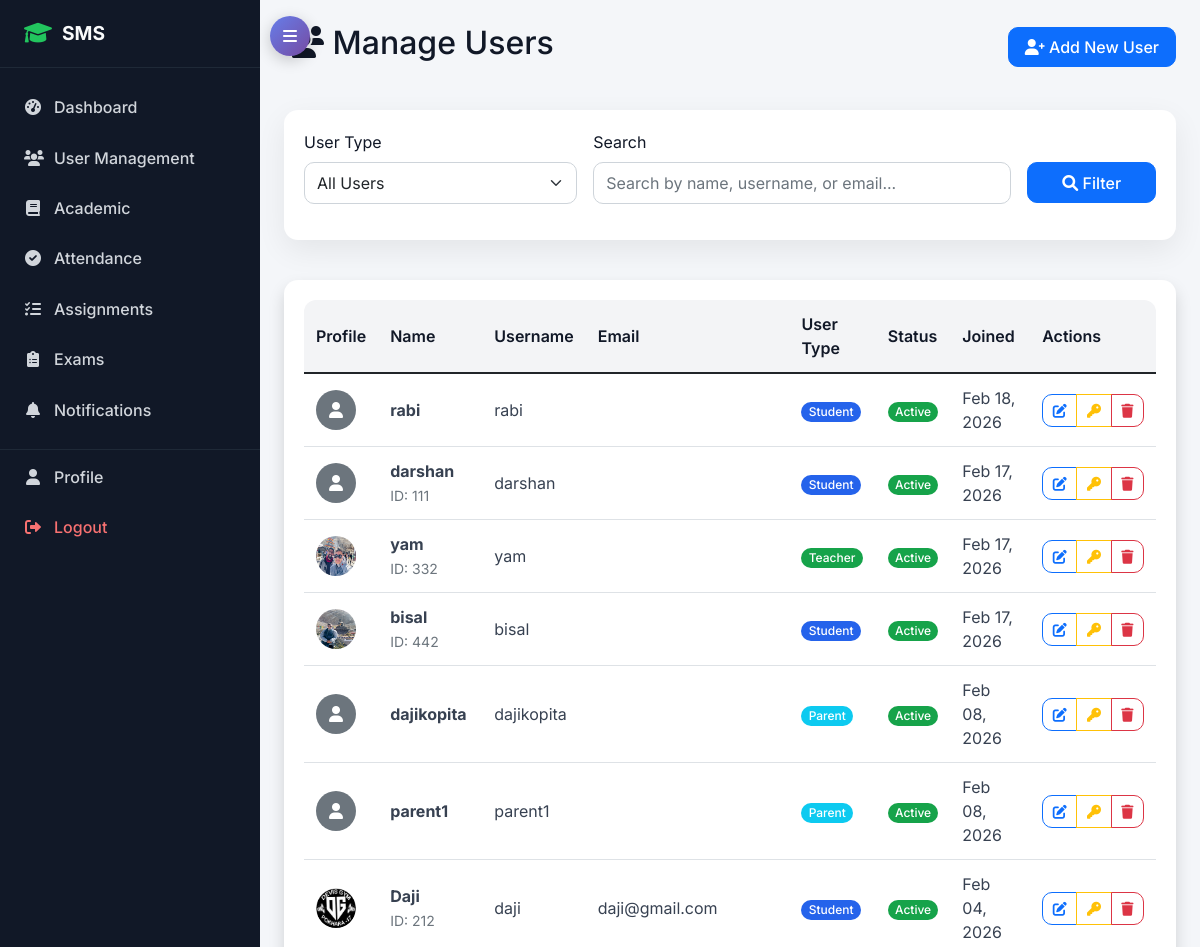
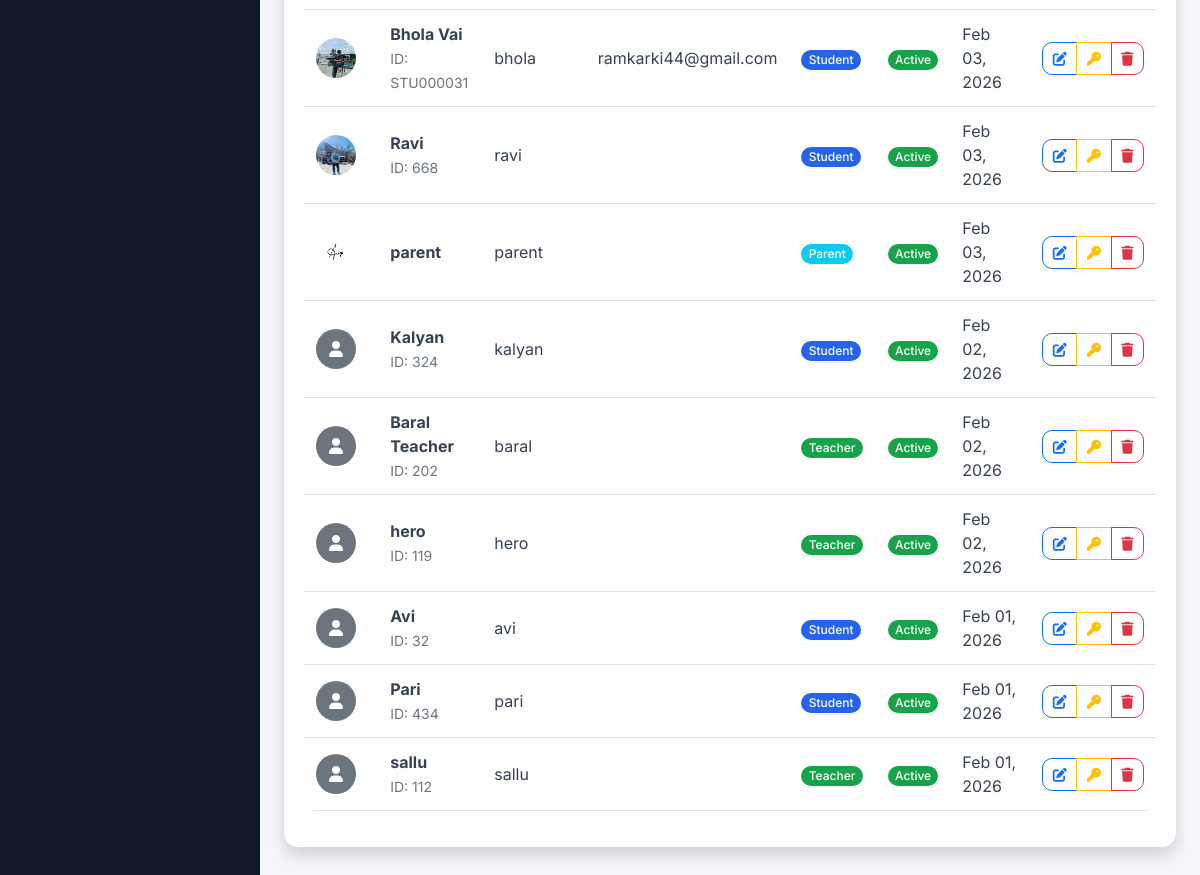
The app's page /accounts/admin/users/ (signed in) with its own data (2 pictures, top to bottom).
### accounts/models.py (models this page shows, shortened)
class User(AbstractUser):
    USER_TYPE_CHOICES = (
        ('admin', 'Admin'),
        ('student', 'Student'),
        ('teacher', 'Teacher'),
        ('parent', 'Parent'),
    )
    user_type = models.CharField(max_length=10, choices=USER_TYPE_CHOICES)
    phone_regex = RegexValidator(regex=r'^\+?1?\d{9,15}$', message="Phone number must be entered in the format: '+999999999'. Up to 15 digits allowed.")
    phone_number = models.CharField(validators=[phone_regex], max_length=17, blank=True)
    address = models.TextField(blank=True)
    date_of_birth = models.DateField(null=True, blank=True)
    profile_picture = models.ImageField(upload_to='profile_pics/', blank=True, null=True)
    is_active = models.BooleanField(default=True)
    created_at = models.DateTimeField(auto_now_add=True)
    updated_at = models.DateTimeField(auto_now=True)

class StudentProfile(models.Model):
    user = models.OneToOneField(User, on_delete=models.CASCADE, related_name='student_profile')
    student_id = models.CharField(max_length=20, unique=True)
    admission_date = models.DateField()
    guardian_name = models.CharField(max_length=100)
    guardian_phone = models.CharField(max_length=17)
    guardian_email = models.EmailField()
    emergency_contact = models.CharField(max_length=17)
    blood_group = models.CharField(max_length=5, blank=True)

class TeacherProfile(models.Model):
    user = models.OneToOneField(User, on_delete=models.CASCADE, related_name='teacher_profile')
    employee_id = models.CharField(max_length=20, unique=True)
    qualification = models.CharField(max_length=200)
    experience_years = models.PositiveIntegerField(default=0)
    specialization = models.CharField(max_length=100)
    joining_date = models.DateField()

### accounts/views.py (the view, shortened to what this page needs)
# urls.py: path('admin/users/', views.admin_user_list, name='admin_user_list'),
@login_required
@user_passes_test(is_admin)
def admin_user_list(request):
    user_type = request.GET.get('type', 'all')
    search = request.GET.get('search', '')
    users = User.objects.exclude(user_type='admin')
    if user_type != 'all':
        users = users.filter(user_type=user_type)
    users = users.order_by('-date_joined')
    paginator = Paginator(users, 20)
    page_number = request.GET.get('page')
    page_obj = paginator.get_page(page_number)
    context = {
        'page_obj': page_obj,
        'user_type': user_type,
        'search': search,
        'user_types': [
            ('all', 'All Users'),
            ('student', 'Students'),
            ('teacher', 'Teachers'),
            ('parent', 'Parents'),
        ]
    }
    return render(request, 'accounts/admin_user_list.html', context)

### accounts/views.py (called while the page is built)
def is_admin(user):
    return user.is_authenticated and user.user_type == 'admin'

### templates/accounts/admin_user_list.html (shortened to what this page needs)
{% extends 'base.html' %}
{% block content %}
<div class="row">
    <div class="col-12">
        <div class="d-flex justify-content-between align-items-center mb-4">
            <h2><i class="fas fa-users"></i> Manage Users</h2>
            <a href="{% url 'accounts:admin_create_user' %}" class="btn btn-primary">
                <i class="fas fa-user-plus"></i> Add New User
            </a>
        </div>
    </div>
</div>
<div class="row mb-4">
    <div class="col-12">
        <div class="card">
            <div class="card-body">
                <form method="get" class="row g-3">
                    <div class="col-md-4">
                        <label for="type" class="form-label">User Type</label>
                        <select name="type" id="type" class="form-select">
                            {% for value, label in user_types %}
                                <option value="{{ value }}" {% if user_type == value %}selected{% endif %}>
                                    {{ label }}
                                </option>
                            {% endfor %}
                        </select>
                    </div>
                    <div class="col-md-6">
                        <label for="search" class="form-label">Search</label>
                        <input type="text" name="search" id="search" class="form-control"
                               placeholder="Search by name, username, or email..." value="{{ search }}">
                    </div>
                    <div class="col-md-2">
                        <label class="form-label">&nbsp;</label>
                        <div class="d-grid">
                            <button type="submit" class="btn btn-primary">
                                <i class="fas fa-search"></i> Filter
                            </button>
                        </div>
                    </div>
                </form>
            </div>
        </div>
    </div>
</div>
<div class="row">
    <div class="col-12">
        <div class="card shadow">
            <div class="card-body">
                <div class="table-responsive">
                    <table class="table table-hover">
                        <thead>
                            <tr>
                                <th>Profile</th>
                                <th>Name</th>
                                <th>Username</th>
                                <th>Email</th>
                                <th>User Type</th>
                                <th>Status</th>
                                <th>Joined</th>
                                <th>Actions</th>
                            </tr>
                        </thead>
                        <tbody>
                            {% for user in page_obj %}
                            <tr>
                                <td>
                                    {% if user.profile_picture %}
                                        <img src="{{ user.profile_picture.url }}" class="rounded-circle" width="40" height="40">
                                    {% else %}
                                        <div class="bg-secondary rounded-circle d-flex align-items-center justify-content-center" style="width: 40px; height: 40px;">
                                            <i class="fas fa-user text-white"></i>
                                        </div>
                                    {% endif %}
                                </td>
                                <td>
                                    <strong>{{ user.get_full_name|default:user.username }}</strong>
                                    {% if user.user_type == 'student' and user.student_profile %}
                                        <br><small class="text-muted">ID: {{ user.student_profile.student_id }}</small>
                                    {% elif user.user_type == 'teacher' and user.teacher_profile %}
                                        <br><small class="text-muted">ID: {{ user.teacher_profile.employee_id }}</small>
                                    {% elif user.user_type == 'admin' and user.admin_profile %}
                                        <br><small class="text-muted">ID: {{ user.admin_profile.employee_id }}</small>
                                    {% endif %}
                                </td>
                                <td>{{ user.username }}</td>
                                <td>{{ user.email }}</td>
                                <td>
                                    {% if user.user_type == 'student' %}
                                        <span class="badge bg-primary">{{ user.get_user_type_display }}</span>
                                    {% elif user.user_type == 'teacher' %}
                                        <span class="badge bg-success">{{ user.get_user_type_display }}</span>
                                    {% elif user.user_type == 'parent' %}
                                        <span class="badge bg-info">{{ user.get_user_type_display }}</span>
                                    {% else %}
                                        <span class="badge bg-secondary">{{ user.get_user_type_display }}</span>
                                    {% endif %}
                                </td>
                                <td>
                                    {% if user.is_active %}
                                        <span class="badge bg-success">Active</span>
                                    {% else %}
                                        <span class="badge bg-danger">Inactive</span>
                                    {% endif %}
                                </td>
                                <td>{{ user.date_joined|date:"M d, Y" }}</td>
                                <td>
                                    <div class="btn-group" role="group">
                                        <a href="{% url 'accounts:admin_edit_user' user.id %}"
                                           class="btn btn-sm btn-outline-primary" title="Edit">
                                            <i class="fas fa-edit"></i>
                                        </a>
                                        <a href="{% url 'accounts:admin_reset_password' user.id %}"
                                           class="btn btn-sm btn-outline-warning" title="Reset Password">
                                            <i class="fas fa-key"></i>
                                        </a>
                                        <a href="{% url 'accounts:admin_delete_user' user.id %}"
                                           class="btn btn-sm btn-outline-danger" title="Delete">
                                            <i class="fas fa-trash"></i>
                                        </a>
                                    </div>
                                </td>
                            </tr>
                            {% endfor %}
                        </tbody>
                    </table>
                </div>
            </div>
        </div>
    </div>
</div>
{% endblock %}

### static/css/style.css (style rules this page uses)
:root { --primary-color: #0d6efd; --primary-dark: #0b5ed7; --bg-light: #f4f6f9; --text-dark: #212529; --text-muted: #6c757d; --card-radius: 12px; --transition: all 0.25s ease-in-out; }
body { font-family: 'Inter', sans-serif; background-color: var(--bg-light); color: var(--text-dark); min-height: 100vh; }
.card { border: none; border-radius: var(--card-radius); box-shadow: 0 8px 24px rgba(0, 0, 0, 0.08); transition: var(--transition); }
.btn { border-radius: 10px; font-weight: 500; padding: 0.45rem 1rem; transition: var(--transition); }
.btn-primary { background-color: var(--primary-color); border-color: var(--primary-color); }
.form-control, .form-select { border-radius: 10px; padding: 0.5rem 0.75rem; border: 1px solid #ced4da; transition: var(--transition); }
.table { background-color: #fff; border-radius: 12px; overflow: hidden; }
.table thead { background-color: #f1f3f5; }
.table th { font-weight: 600; color: var(--text-dark); }
.table td, .table th { vertical-align: middle; padding: 0.75rem; }
:root { --bg-light: #f4f6f9; --text-dark: #111827; --text-muted: #6b7280; --accent: #22c55e; }
.card { border-radius: 14px; border: none; background-color: #ffffff; box-shadow: 0 10px 30px rgba(0,0,0,0.07); }
.card-body { padding: 1.25rem; }
.badge { border-radius: 999px; padding: 0.35em 0.6em; font-weight: 500; font-size: 0.75rem; }
.badge.bg-success { background-color: #16a34a !important; }
.badge.bg-primary { background-color: #2563eb !important; }
.btn { border-radius: 10px; font-weight: 500; }
.btn-group .btn { padding: 0.3rem 0.6rem; }
.btn-outline-primary, .btn-outline-success, .btn-outline-info, .btn-outline-warning { border-width: 1.5px; }
.table { background-color: #ffffff; border-radius: 12px; overflow: hidden; }
.table thead { background-color: #f3f4f6; }
.table th { font-weight: 600; color: var(--text-dark); border-bottom: none; }
.table td { vertical-align: middle; color: #374151; }
.row > [class^="col"] { margin-bottom: 1rem; }

### records on screen
User: get_full_name "rabi", username "rabi", user_type "Student", is_active "Active", date_joined "Feb 18, 2026"
User: get_full_name "darshan", student_profile.student_id "111", username "darshan", user_type "Student", is_active "Active", date_joined "Feb 17, 2026"
User: profile_picture (picture), get_full_name "yam", teacher_profile.employee_id "332", username "yam", user_type "Teacher", is_active "Active", date_joined "Feb 17, 2026"
User: profile_picture (picture), get_full_name "bisal", student_profile.student_id "442", username "bisal", user_type "Student", is_active "Active", date_joined "Feb 17, 2026"
User: get_full_name "dajikopita", username "dajikopita", user_type "Parent", is_active "Active", date_joined "Feb 08, 2026"
User: get_full_name "parent1", username "parent1", user_type "Parent", is_active "Active", date_joined "Feb 08, 2026"
User: profile_picture (picture), get_full_name "Daji", student_profile.student_id "212", username "daji", email "daji@gmail.com", user_type "Student", is_active "Active", date_joined "Feb 04, 2026"
User: profile_picture (picture), get_full_name "Bhola Vai", student_profile.student_id "STU000031", username "bhola", email "ramkarki44@gmail.com", user_type "Student", is_active "Active", date_joined "Feb 03, 2026"
User: profile_picture (picture), get_full_name "Ravi", student_profile.student_id "668", username "ravi", user_type "Student", is_active "Active", date_joined "Feb 03, 2026"
User: profile_picture (picture), get_full_name "parent", username "parent", user_type "Parent", is_active "Active", date_joined "Feb 03, 2026"
User: get_full_name "Kalyan", student_profile.student_id "324", username "kalyan", user_type "Student", is_active "Active", date_joined "Feb 02, 2026"
User: get_full_name "Baral Teacher", teacher_profile.employee_id "202", username "baral", user_type "Teacher", is_active "Active", date_joined "Feb 02, 2026"
User: get_full_name "hero", teacher_profile.employee_id "119", username "hero", user_type "Teacher", is_active "Active", date_joined "Feb 02, 2026"
User: get_full_name "Avi", student_profile.student_id "32", username "avi", user_type "Student", is_active "Active", date_joined "Feb 01, 2026"
User: get_full_name "Pari", student_profile.student_id "434", username "pari", user_type "Student", is_active "Active", date_joined "Feb 01, 2026"
User: get_full_name "sallu", teacher_profile.employee_id "112", username "sallu", user_type "Teacher", is_active "Active", date_joined "Feb 01, 2026"

### other values on screen
form field type "All Users"
